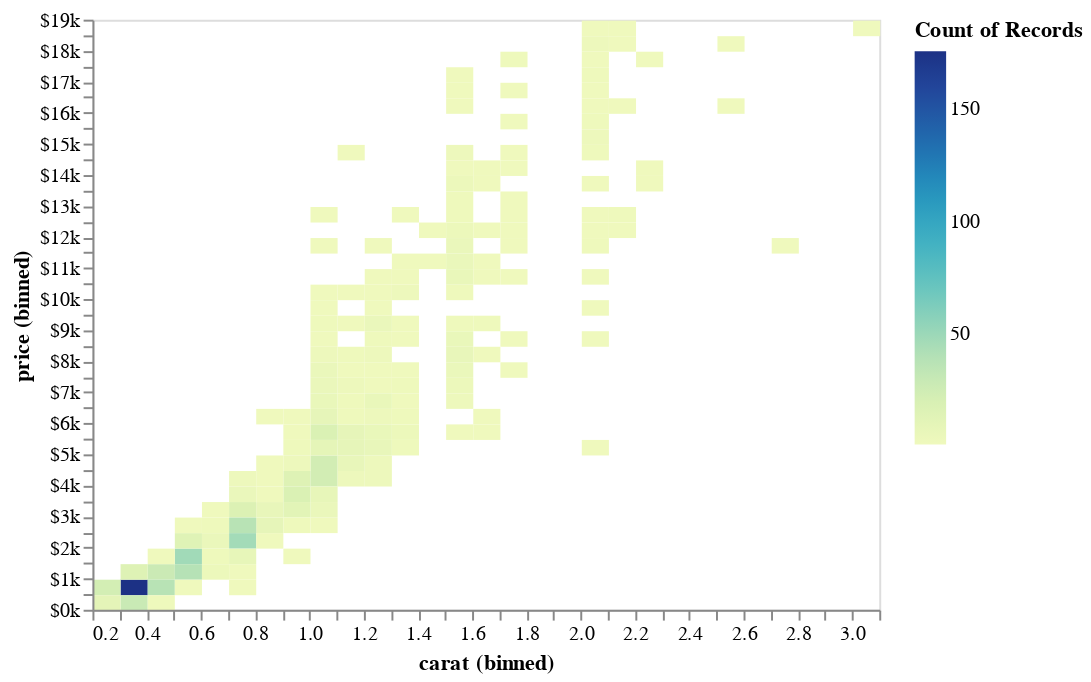

Write notebook code for a chart like this one.
### Markdown cell above
The same format keys can be used for the legend.

### Code cell
alt.Chart(diamonds).mark_rect().encode(
    alt.X('carat', bin=alt.Bin(maxbins=40)),
    alt.Y('price', bin=alt.Bin(maxbins=40), axis=alt.Axis(format='$~s')),
    alt.Color('count()', legend=alt.Legend(format='s')))

### Figure 1 — Vega-Lite specification as saved in the notebook (floating-point values rounded to 4 significant figures; data arrays with more than 128 entries replaced by an {"elided": "..."} marker saying what was removed)
{"$schema": "https://vega.github.io/schema/vega-lite/v4.8.1.json", "config": {"view": {"continuousHeight": 300, "continuousWidth": 400}}, "data": {"name": "data-257cef40f6410df84e608745ea41c69e"}, "datasets": {"data-257cef40f6410df84e608745ea41c69e": {"elided": "1000 records"}}, "encoding": {"color": {"aggregate": "count", "legend": {"format": "s"}, "type": "quantitative"}, "x": {"bin": {"maxbins": 40}, "field": "carat", "type": "quantitative"}, "y": {"axis": {"format": "$~s"}, "bin": {"maxbins": 40}, "field": "price", "type": "quantitative"}}, "mark": "rect"}
